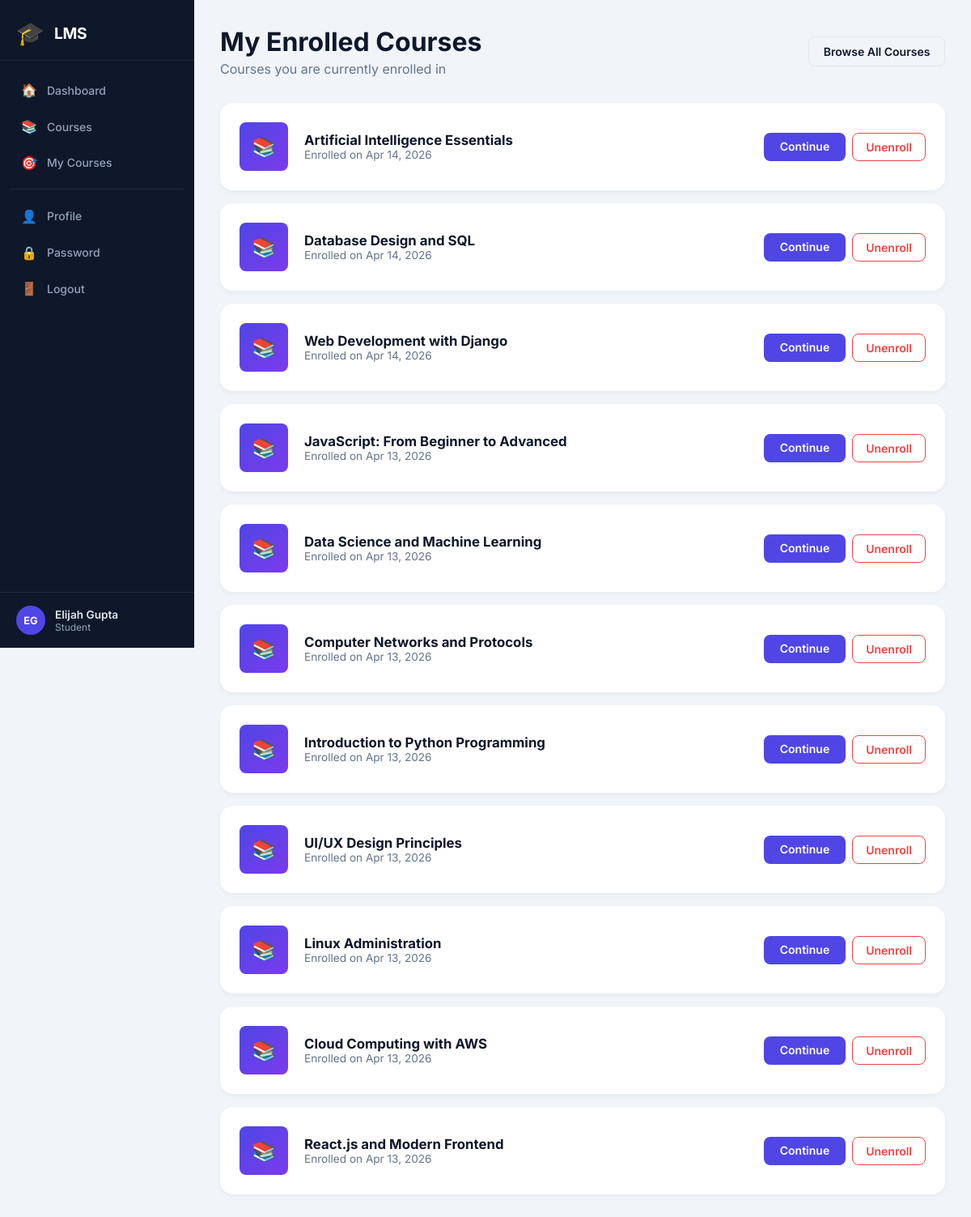
The page /courses/my-courses/ (signed in) on the database its author committed.
### accounts/models.py (models this page shows, shortened)
class CustomUser(AbstractBaseUser, PermissionsMixin):
    email = models.EmailField(unique=True)
    first_name = models.CharField(max_length=30, blank=True)
    last_name = models.CharField(max_length=30, blank=True)
    phone = models.CharField(max_length=15, blank=True)
    email_token = models.CharField(max_length=100, blank=True, null=True)
    is_active = models.BooleanField(default=False)
    is_staff = models.BooleanField(default=False)
    is_admin = models.BooleanField(default=False)
    is_teacher = models.BooleanField(default=False)
    created_date = models.DateTimeField(default=timezone.now)
    objects = CustomUserManager()
    USERNAME_FIELD = 'email'
    REQUIRED_FIELDS = []

### courses/models.py (models this page shows, shortened)
class Enrollment(models.Model):
    uuid = models.UUIDField(default=uuid.uuid4, editable=False, unique=True)
    student = models.ForeignKey(
        settings.AUTH_USER_MODEL,
        on_delete=models.CASCADE,
        related_name='enrollments',
    )
    course = models.ForeignKey(Course, on_delete=models.CASCADE, related_name='enrollments')
    enrollment_date = models.DateField(auto_now_add=True)
    created_date = models.DateTimeField(auto_now_add=True)
    updated_date = models.DateTimeField(auto_now=True)
    class Meta:
        unique_together = ('student', 'course')
        ordering = ['-enrollment_date']

class Course(models.Model):
    uuid = models.UUIDField(default=uuid.uuid4, editable=False, unique=True)
    course_name = models.CharField(max_length=255)
    description = models.TextField(blank=True)
    thumbnail = models.ImageField(upload_to='courses/thumbnails/', blank=True, null=True)
    teacher = models.ForeignKey(
        settings.AUTH_USER_MODEL,
        on_delete=models.SET_NULL,
        null=True,
        blank=True,
        related_name='teaching_courses',
        limit_choices_to={'is_teacher': True},
    )
    created_date = models.DateTimeField(auto_now_add=True)
    updated_date = models.DateTimeField(auto_now=True)
    class Meta:
        ordering = ['-created_date']

### courses/views.py (the view)
# urls.py: path('my-courses/', views.my_enrollments, name='my_enrollments'),
@login_required
def my_enrollments(request):
    enrollments = Enrollment.objects.filter(student=request.user).select_related('course')
    pending_requests = EnrollmentRequest.objects.filter(
        student=request.user, status='pending'
    ).select_related('course')
    rejected_requests = EnrollmentRequest.objects.filter(
        student=request.user, status='rejected'
    ).select_related('course')
    return render(request, 'courses/my_enrollments.html', {
        'enrollments': enrollments,
        'pending_requests': pending_requests,
        'rejected_requests': rejected_requests,
    })

### templates/courses/my_enrollments.html (shortened to what this page needs)
{% extends 'base.html' %}
{% block content %}
<div style="width:100%; max-width:900px;">
    <div style="display:flex; justify-content:space-between; align-items:center; margin-bottom:2rem;">
        <div>
            <h1 style="font-size:2rem; font-weight:700;">My Enrolled Courses</h1>
            <p style="color:var(--text-muted); margin-top:0.25rem;">Courses you are currently enrolled in</p>
        </div>
        <a href="{% url 'course_list' %}" class="btn btn-outline">Browse All Courses</a>
    </div>
    {% if enrollments %}
    <div style="display:flex; flex-direction:column; gap:1rem; margin-bottom:3rem;">
        {% for enrollment in enrollments %}
        <div style="background:var(--card-bg); border-radius:1rem; padding:1.5rem; display:flex; justify-content:space-between; align-items:center; box-shadow:0 2px 6px rgba(0,0,0,0.05); flex-wrap:wrap; gap:1rem;" class="fade-in">
            <div style="display:flex; align-items:center; gap:1.25rem;">
                {% if enrollment.course.thumbnail %}
                    <img src="{{ enrollment.course.thumbnail.url }}" style="width:60px; height:60px; border-radius:0.5rem; object-fit:cover;">
                {% else %}
                    <div style="width:60px; height:60px; border-radius:0.5rem; background:linear-gradient(135deg,#4F46E5,#7C3AED); display:flex; align-items:center; justify-content:center; font-size:1.5rem;">📚</div>
                {% endif %}
                <div>
                    <div style="font-weight:700; font-size:1.05rem;">{{ enrollment.course.course_name }}</div>
                    <div style="font-size:0.85rem; color:var(--text-muted);">Enrolled on {{ enrollment.enrollment_date|date:"M d, Y" }}</div>
                </div>
            </div>
            <div style="display:flex; gap:0.5rem;">
                <a href="{% url 'course_detail' enrollment.course.uuid %}" class="btn btn-primary" style="padding:0.5rem 1.25rem;">Continue</a>
                <a href="{% url 'unenroll_course' enrollment.course.uuid %}" class="btn btn-outline" style="padding:0.5rem 1rem; color:#EF4444; border-color:#EF4444;">Unenroll</a>
            </div>
        </div>
        {% endfor %}
    </div>
    {% else %}
    <div style="text-align:center; padding:3rem 0; color:var(--text-muted); background:var(--card-bg); border-radius:1rem; margin-bottom:3rem;">
        <p style="font-size:1.1rem;">You haven't enrolled in any courses yet.</p>
    </div>
    {% endif %}
</div>
{% endblock %}

### templates/base.html (shortened to what this page needs)
<!DOCTYPE html>
<html lang="en">
<head>
    {% load static %}
    <link rel="stylesheet" href="{% static 'css/style.css' %}">
</head>
<body>
    <div class="page-wrapper">
        {% if user.is_authenticated %}
        <aside class="sidebar" id="sidebar">
            <div class="sidebar-logo">
                <span class="logo-icon">🎓</span>
                <span class="logo-text">LMS</span>
            </div>
            <nav class="sidebar-nav">
                <a href="{% url 'dashboard' %}" class="nav-item {% block nav_dashboard %}{% endblock %}">
                    <span class="nav-icon">🏠</span><span>Dashboard</span>
                </a>
                <a href="{% url 'course_list' %}" class="nav-item {% block nav_courses %}{% endblock %}">
                    <span class="nav-icon">📚</span><span>Courses</span>
                </a>
                {% if not user.is_admin and not user.is_teacher %}
                <a href="{% url 'my_enrollments' %}" class="nav-item">
                    <span class="nav-icon">🎯</span><span>My Courses</span>
                </a>
                {% endif %}
                <div class="nav-divider"></div>
                <a href="{% url 'profile' %}" class="nav-item">
                    <span class="nav-icon">👤</span><span>Profile</span>
                </a>
                <a href="{% url 'change_password' %}" class="nav-item">
                    <span class="nav-icon">🔒</span><span>Password</span>
                </a>
                <a href="{% url 'logout' %}" class="nav-item nav-logout">
                    <span class="nav-icon">🚪</span><span>Logout</span>
                </a>
            </nav>
            <div class="sidebar-user">
                <div class="sidebar-avatar">
                    {{ user.first_name|first|upper }}{{ user.last_name|first|upper }}
                </div>
                <div>
                    <div style="font-weight:600; font-size:0.85rem;">{{ user.first_name }} {{ user.last_name }}</div>
                    <div style="font-size:0.75rem; color:#94a3b8;">
                        {% if user.is_admin %}Admin{% elif user.is_teacher %}Teacher{% else %}Student{% endif %}
                    </div>
                </div>
            </div>
        </aside>
        {% endif %}
        <main class="main-content {% if not user.is_authenticated %}public-main{% endif %}">
            {% block content %}{% endblock %}
        </main>
    </div>
</body>
</html>

### static/css/style.css (style rules this page uses)
:root { --primary: #4F46E5; --primary-hover: #4338CA; --primary-light: #EEF2FF; --sidebar-bg: #0F172A; --sidebar-text: #94a3b8; --sidebar-active: #4F46E5; --sidebar-w: 240px; --card-bg: #FFFFFF; --bg: #F1F5F9; --text: #0F172A; --text-muted: #64748B; --border: #E2E8F0; --success: #10B981; --danger: #EF4444; --warning: #F59E0B; --info: #3B82F6; --radius: 0.875rem; --shadow: 0 4px 6px -1px rgba(0,0,0,0.05), 0 2px 4px -1px rgba(0,0,0,0.04); --shadow-lg: 0 10px 15px -3px rgba(0,0,0,0.08), 0 4px 6px -2px rgba(0,0,0,0.05); }
*, *::before, *::after { margin:0; padding:0; box-sizing:border-box; }
body { font-family: 'Inter', sans-serif; background: var(--bg); color: var(--text); min-height: 100vh; }
.page-wrapper { display:flex; min-height:100vh; }
.sidebar { width: var(--sidebar-w); background: var(--sidebar-bg); display: flex; flex-direction: column; position: fixed; top: 0; left: 0; height: 100vh; z-index: 100; transition: transform 0.3s ease; overflow-y: auto; }
.sidebar-logo { display: flex; align-items: center; gap: 0.75rem; padding: 1.5rem 1.25rem 1rem; border-bottom: 1px solid rgba(255,255,255,0.07); }
.logo-icon { font-size: 1.75rem; }
.logo-text { font-size: 1.2rem; font-weight: 700; color: #fff; letter-spacing:-0.02em; }
.sidebar-nav { flex: 1; padding: 1rem 0.75rem; display: flex; flex-direction: column; gap: 0.25rem; }
.nav-item { display: flex; align-items: center; gap: 0.75rem; padding: 0.65rem 0.875rem; border-radius: 0.625rem; color: var(--sidebar-text); text-decoration: none; font-size: 0.875rem; font-weight: 500; transition: all 0.2s ease; }
.nav-icon { font-size: 1rem; width: 1.25rem; text-align: center; }
.nav-divider { height: 1px; background: rgba(255,255,255,0.07); margin: 0.5rem 0; }
.sidebar-user { display: flex; align-items: center; gap: 0.75rem; padding: 1rem 1.25rem; border-top: 1px solid rgba(255,255,255,0.07); color: #e2e8f0; }
.sidebar-avatar { width: 36px; height: 36px; border-radius: 50%; background: var(--primary); display: flex; align-items: center; justify-content: center; font-weight: 700; font-size: 0.8rem; color: #fff; flex-shrink: 0; }
.main-content { margin-left: var(--sidebar-w); flex: 1; padding: 2rem; min-height: 100vh; }
.btn { display: inline-block; padding: 0.55rem 1.1rem; border-radius: 0.5rem; font-size: 0.875rem; font-weight: 600; cursor: pointer; text-decoration: none; border: none; transition: all 0.2s ease; text-align: center; font-family: 'Inter', sans-serif; }
.btn-primary { background: var(--primary); color: #fff; }
.btn-outline { border: 1.5px solid var(--border); background: transparent; color: var(--text); }
.fade-in { animation: fadeUp 0.4s ease forwards; }

### rows shown on the page
CustomUser: first_name|first "E", last_name|first "G", first_name "Elijah", last_name "Gupta"
Enrollment: course.course_name "Artificial Intelligence Essentials", enrollment_date "Apr 14, 2026"
Enrollment: course.course_name "Database Design and SQL", enrollment_date "Apr 14, 2026"
Enrollment: course.course_name "Web Development with Django", enrollment_date "Apr 14, 2026"
Enrollment: course.course_name "JavaScript: From Beginner to Advanced", enrollment_date "Apr 13, 2026"
Enrollment: course.course_name "Data Science and Machine Learning", enrollment_date "Apr 13, 2026"
Enrollment: course.course_name "Computer Networks and Protocols", enrollment_date "Apr 13, 2026"
Enrollment: course.course_name "Introduction to Python Programming", enrollment_date "Apr 13, 2026"
Enrollment: course.course_name "UI/UX Design Principles", enrollment_date "Apr 13, 2026"
Enrollment: course.course_name "Linux Administration", enrollment_date "Apr 13, 2026"
Enrollment: course.course_name "Cloud Computing with AWS", enrollment_date "Apr 13, 2026"
Enrollment: course.course_name "React.js and Modern Frontend", enrollment_date "Apr 13, 2026"
